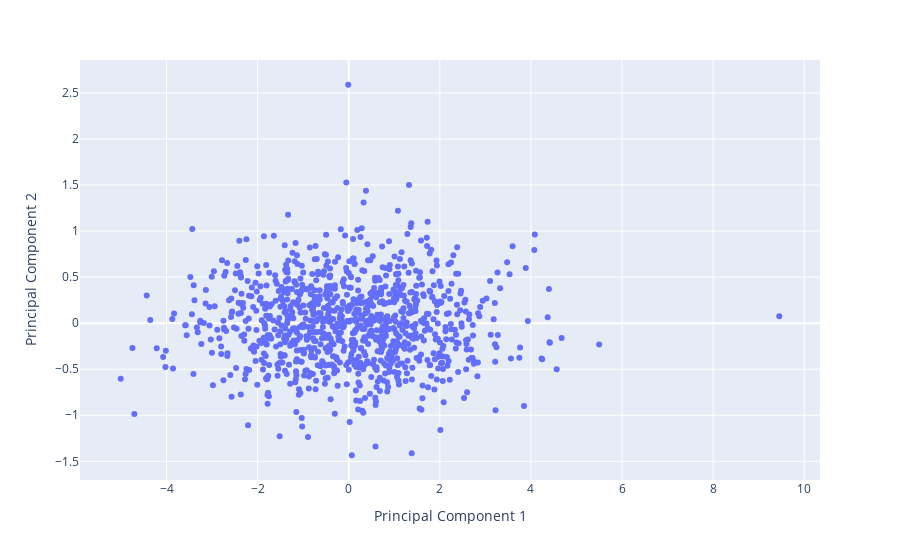

Notebook source saved alongside this figure:
### Markdown cell above
### 2D scatterplot of reduced data

### Code cell
fig = px.scatter(pca_df, hover_name= pca_df.index , x='Principal Component 1', y='Principal Component 2')
fig.show()

### Figure 1 — Plotly figure (JSON) as saved in the notebook; plotly's stock layout.template omitted (floating-point values rounded to 4 significant figures; data arrays with more than 128 entries replaced by an {"elided": "..."} marker saying what was removed)
{"data": [{"hovertemplate": "<b>%{hovertext}</b><br><br>Principal Component 1=%{x}<br>Principal Component 2=%{y}<extra></extra>", "hovertext": {"elided": "1000 str values"}, "legendgroup": "", "marker": {"color": "#636efa", "symbol": "circle"}, "mode": "markers", "name": "", "orientation": "v", "showlegend": false, "type": "scatter", "x": {"elided": "1000 float values"}, "xaxis": "x", "y": {"elided": "1000 float values"}, "yaxis": "y"}], "layout": {"autosize": true, "legend": {"tracegroupgap": 0}, "margin": {"t": 60}, "xaxis": {"anchor": "y", "autorange": true, "domain": [0, 1], "range": [-5.881, 10.33], "title": {"text": "Principal Component 1"}, "type": "linear"}, "yaxis": {"anchor": "x", "autorange": true, "domain": [0, 1], "range": [-1.746, 2.899], "title": {"text": "Principal Component 2"}, "type": "linear"}}}
